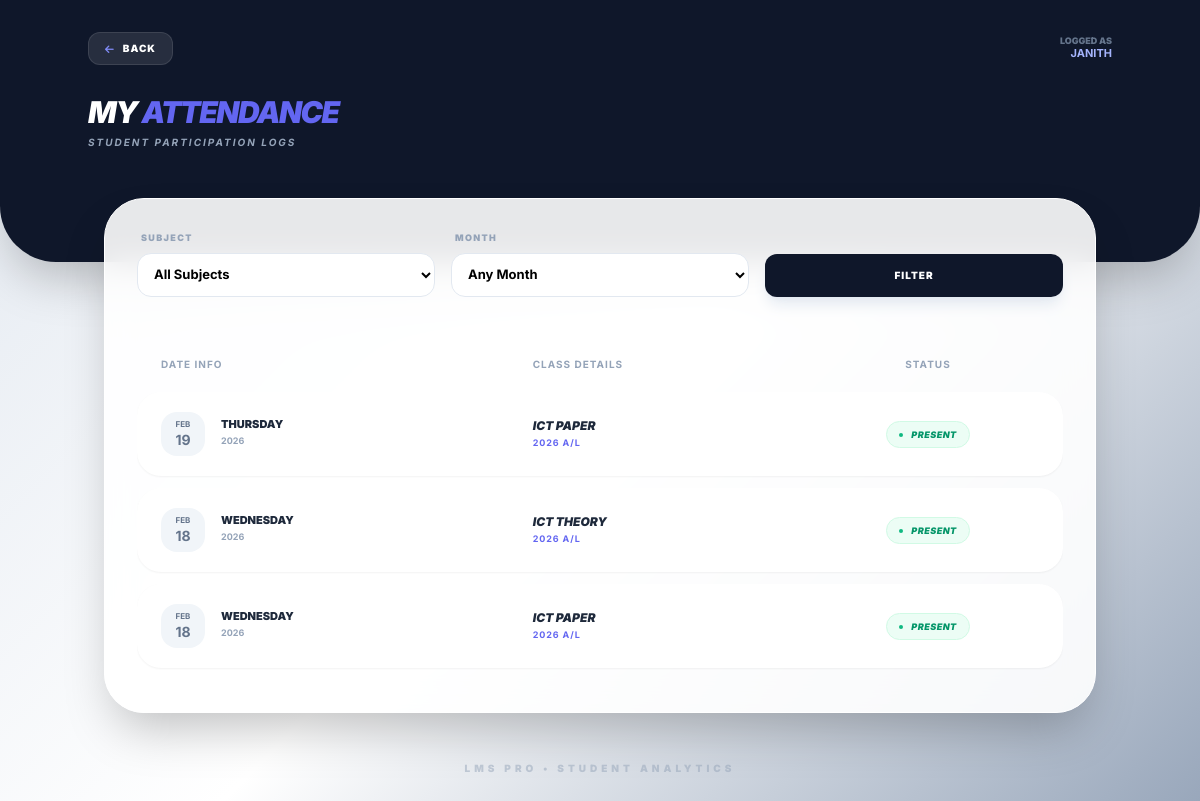
Page /st_attendance.php (signed in) on the committed database.
### tables this page shows
CREATE TABLE `student` (
  `id` int(11) NOT NULL,
  `full_name` varchar(255) NOT NULL,
  `gmail` varchar(255) NOT NULL,
  `nic_number` varchar(20) DEFAULT NULL,
  `school` varchar(100) DEFAULT NULL,
  `dob` date DEFAULT NULL,
  `address` text DEFAULT NULL,
  `contact_number` varchar(20) NOT NULL,
  `town` varchar(255) DEFAULT NULL,
  `password` varchar(255) NOT NULL DEFAULT '123456789',
  `profile_pic` varchar(255) DEFAULT 'default_st.png',
  `created_at` timestamp NOT NULL DEFAULT current_timestamp(),
  `status` varchar(20) DEFAULT 'pending'
);

CREATE TABLE `attendance` (
  `id` int(11) NOT NULL,
  `student_id` int(11) DEFAULT NULL,
  `class_id` int(11) DEFAULT NULL,
  `status` varchar(20) DEFAULT 'present',
  `date` date DEFAULT NULL,
  `created_at` timestamp NOT NULL DEFAULT current_timestamp()
);

CREATE TABLE `classes` (
  `class_id` int(11) NOT NULL,
  `teacher_id` int(11) NOT NULL,
  `exam_year` varchar(10) DEFAULT NULL,
  `stream` enum('O/L','A/L') DEFAULT NULL,
  `subject` varchar(100) DEFAULT NULL,
  `class_fee` decimal(10,2) DEFAULT 0.00,
  `fee_type` enum('day','monthly') DEFAULT 'monthly'
);

### st_attendance.php (the view, shortened to what this page needs)
<?php
include 'config.php';
$student_id = $_SESSION['user_id'];
$st = $conn->query("SELECT full_name FROM student WHERE id = '$student_id'")->fetch_assoc();
$sql = "SELECT a.*, c.subject, c.exam_year, c.stream
        FROM attendance a
        JOIN classes c ON a.class_id = c.class_id
        WHERE a.student_id = '$student_id'";
$sql .= " ORDER BY a.date DESC";
$result = $conn->query($sql);
?>
<!DOCTYPE html>
<html lang="en">
<head>
    <script src="https://cdn.tailwindcss.com"></script>
    <link rel="stylesheet" href="https://cdnjs.cloudflare.com/ajax/libs/font-awesome/6.4.0/css/all.min.css">
</head>
<body class="pb-10">
    <div class="bg-slate-900 text-white pb-28 pt-8 px-6 rounded-b-[3.5rem] shadow-2xl relative">
        <div class="max-w-5xl mx-auto">
            <div class="flex justify-between items-center mb-8">
                <a href="student_page.php" class="bg-white/10 hover:bg-white/20 px-4 py-2 rounded-xl border border-white/10 text-[10px] font-black uppercase tracking-widest flex items-center gap-2 transition-all">
                    <i class="fas fa-arrow-left text-indigo-400"></i> Back
                </a>
                <div class="text-right">
                    <p class="text-[9px] font-black text-slate-500 uppercase leading-none">Logged as</p>
                    <p class="text-[11px] font-bold text-indigo-300 uppercase"><?= explode(' ', $st['full_name'])[0] ?></p>
                </div>
            </div>
            <h1 class="text-3xl font-black italic tracking-tighter uppercase leading-none">My <span class="text-indigo-500">Attendance</span></h1>
            <p class="text-slate-400 text-[10px] font-bold uppercase tracking-[0.2em] mt-2 italic">Student Participation Logs</p>
        </div>
    </div>
    <main class="max-w-5xl mx-auto px-4 -mt-16">
        <div class="glass-card shadow-2xl p-5 md:p-8">
            <form action="" method="GET" class="grid grid-cols-1 md:grid-cols-3 gap-4 mb-10 items-end">
                <div>
                    <label class="block text-[9px] font-black text-slate-400 uppercase tracking-[0.15em] mb-2 ml-1 text-center md:text-left">Subject</label>
                    <select name="subject" class="filter-input">
                        <option value="">All Subjects</option>
                    </select>
                </div>
                <div>
                    <label class="block text-[9px] font-black text-slate-400 uppercase tracking-[0.15em] mb-2 ml-1 text-center md:text-left">Month</label>
                    <select name="month" class="filter-input">
                        <option value="">Any Month</option>
                    </select>
                </div>
                <div class="flex gap-2">
                    <button type="submit" class="flex-1 bg-slate-900 text-white py-3.5 rounded-xl font-black text-[10px] uppercase tracking-widest hover:bg-indigo-600 shadow-lg shadow-slate-200 transition-all">
                        Filter
                    </button>
                </div>
            </form>
            <div class="table-container scrollbar-hide">
                <table class="w-full text-left border-separate border-spacing-y-3">
                    <thead>
                        <tr class="text-[10px] uppercase font-black text-slate-400 tracking-widest">
                            <th class="px-6 py-2">Date Info</th>
                            <th class="px-6 py-2">Class Details</th>
                            <th class="px-6 py-2 text-center">Status</th>
                        </tr>
                    </thead>
                    <tbody>
                        <?php if($result && $result->num_rows > 0): ?>
                            <?php while($row = $result->fetch_assoc()): ?>
                                <tr class="bg-white hover:bg-slate-50/50 transition-all rounded-3xl group shadow-sm border border-slate-100">
                                    <td class="px-6 py-5 first:rounded-l-[1.5rem]">
                                        <div class="flex items-center gap-4">
                                            <div class="w-11 h-11 bg-slate-100 rounded-2xl flex flex-col items-center justify-center text-slate-500 font-bold group-hover:bg-indigo-600 group-hover:text-white transition-all shrink-0">
                                                <span class="text-[8px] uppercase"><?= date('M', strtotime($row['date'])) ?></span>
                                                <span class="text-sm"><?= date('d', strtotime($row['date'])) ?></span>
                                            </div>
                                            <div>
                                                <p class="text-[11px] font-black text-slate-800 uppercase leading-none"><?= date('l', strtotime($row['date'])) ?></p>
                                                <p class="text-[9px] text-slate-400 font-bold mt-1"><?= date('Y', strtotime($row['date'])) ?></p>
                                            </div>
                                        </div>
                                    </td>
                                    <td class="px-6 py-5">
                                        <h3 class="text-xs font-black text-slate-800 uppercase italic">
                                            <?= $row['subject'] ?>
                                        </h3>
                                        <p class="text-[9px] font-bold text-indigo-500 uppercase tracking-widest mt-0.5">
                                            <?= $row['exam_year'] ?> <?= $row['stream'] ?>
                                        </p>
                                    </td>
                                    <td class="px-6 py-5 last:rounded-r-[1.5rem] text-center">
                                        <div class="inline-flex items-center gap-2 bg-emerald-50 text-emerald-600 px-3 py-1.5 rounded-full border border-emerald-100">
                                            <div class="w-1 h-1 bg-emerald-500 rounded-full animate-pulse"></div>
                                            <span class="text-[9px] font-black uppercase italic tracking-wider">Present</span>
                                        </div>
                                    </td>
                                </tr>
                            <?php endwhile; ?>
                        <?php endif; ?>
                    </tbody>
                </table>
            </div>
        </div>
        <div class="text-center mt-12 mb-8">
            <p class="text-[10px] font-black text-slate-400 uppercase tracking-[0.4em] opacity-50">LMS PRO • Student Analytics</p>
        </div>
    </main>
</body>
</html>

### st_attendance.php (style rules this page uses)
body { font-family: 'Inter', sans-serif; background: linear-gradient(135deg, #e2e8f0 0%, #ffffff 50%, #94a3b8 100%); background-attachment: fixed; min-height: 100vh; }
.glass-card { background: rgba(255, 255, 255, 0.9); backdrop-filter: blur(15px); border-radius: 2.5rem; border: 1px solid white; }
.filter-input { padding: 12px; border-radius: 14px; border: 1px solid #e2e8f0; outline: none; font-size: 13px; font-weight: 700; background: white; width: 100%; transition: 0.3s; }
.table-container { overflow-x: auto; -webkit-overflow-scrolling: touch; }

### rows in the picture
student: full_name "JANITH"
attendance: date "FEB", date "19", date "THURSDAY", date "2026", class.subject "ICT PAPER", class.exam_year "2026", class.stream "A/L"
attendance: date "FEB", date "18", date "WEDNESDAY", date "2026", class.subject "ICT THEORY", class.exam_year "2026", class.stream "A/L"
attendance: date "FEB", date "18", date "WEDNESDAY", date "2026", class.subject "ICT PAPER", class.exam_year "2026", class.stream "A/L"
